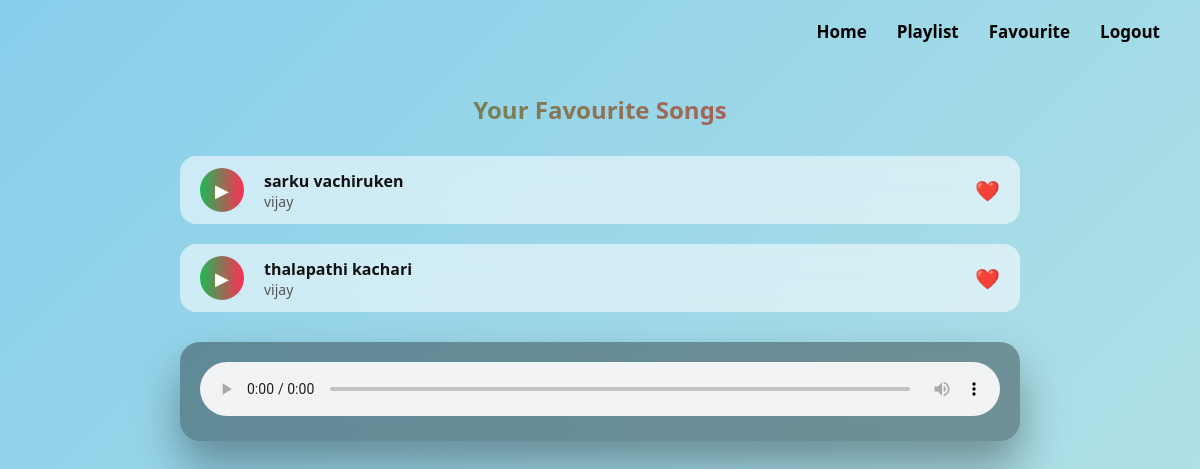
Screenshot of /favourite (signed in) with the database file from the repository.
### controller/models.py (models this page shows)
class Song(Base):
    __tablename__ = "songs"
    id = Column(Integer, primary_key=True)
    title = Column(String, nullable=False)
    artist_name = Column(String, nullable=False)
    genre = Column(String)
    language = Column(String)
    file_path = Column(String, nullable=False)
    uploader_id = Column(Integer, ForeignKey("users.id"))

### main.py (the view)
@app.route("/favourite")
def favourite():
    if session.get("role") != "listener":
        return redirect("/login")
    db = SessionLocal()
    songs = (
        db.query(Song)
        .join(Favorite, Favorite.song_id == Song.id)
        .filter(Favorite.user_id == session["user_id"])
        .all()
    )
    db.close()
    return render_template("favourite.html", songs=songs)

### templates/favourite.html (shortened to what this page needs)
<!DOCTYPE html>
<html lang="en">
<head>
</head>
<body>
<div class="navbar">
    <a href="/listener-dashboard">Home</a>
    <a href="/playlist">Playlist</a>
    <a href="/favourite">Favourite</a>
    <a href="/logout">Logout</a>
</div>
<h2>Your Favourite Songs</h2>
<div class="container">
{% if songs %}
    {% for song in songs %}
    <div class="song-card" onclick="playSong('{{ url_for('static', filename=song.file_path)|escape }}', {{ song.id }})">
        <div class="play-btn">▶</div>
        <div class="song-info">
            <div class="song-title">{{ song.title }}</div>
            <div class="song-artist">{{ song.artist_name }}</div>
        </div>
        <div class="heart">❤️</div>
    </div>
    {% endfor %}
{% else %}
    <p style="text-align:center;">No favourite songs yet</p>
{% endif %}
</div>
<div class="player">
    <audio id="audioPlayer" controls></audio>
</div>
</body>
</html>

### templates/favourite.html (style rules this page uses)
* { box-sizing: border-box; font-family: Segoe UI, sans-serif; }
body { margin: 0; background: linear-gradient(135deg,#87ceeb,#b0e0e6); color: #111; }
.navbar { display: flex; justify-content: flex-end; gap: 30px; padding: 20px 40px; font-size: 17px; }
.navbar a { text-decoration: none; font-weight: 700; color: #000; }
h2 { text-align: center; margin: 30px 0; font-weight: 800; background: linear-gradient(90deg,#1db954,#ff2d55); -webkit-background-clip: text; -webkit-text-fill-color: transparent; }
.container { width: 70%; margin: auto; display: flex; flex-direction: column; gap: 20px; }
.song-card { display: flex; align-items: center; padding: 12px 20px; background: rgba(255,255,255,0.55); backdrop-filter: blur(12px); border-radius: 16px; cursor: pointer; transition: transform 0.3s, box-shadow 0.3s; }
.play-btn { width: 44px; height: 44px; border-radius: 50%; background: linear-gradient(90deg,#1db954,#ff2d55); color: #fff; display: flex; justify-content: center; align-items: center; font-size: 18px; margin-right: 20px; }
.song-info { flex: 1; }
.song-title { font-weight: 700; font-size: 16px; }
.song-artist { font-size: 14px; color: #555; }
.heart { font-size: 20px; color: #ff2d55; margin-left: 15px; }
.player { width: 70%; margin: 30px auto; background: rgba(0,0,0,0.35); backdrop-filter: blur(14px); padding: 20px; border-radius: 20px; box-shadow: 0 25px 45px rgba(0,0,0,0.35); }
audio { width: 100%; outline: none; }

### rows the page displays
Song: title "sarku vachiruken", artist_name "vijay"
Song: title "thalapathi kachari", artist_name "vijay"
